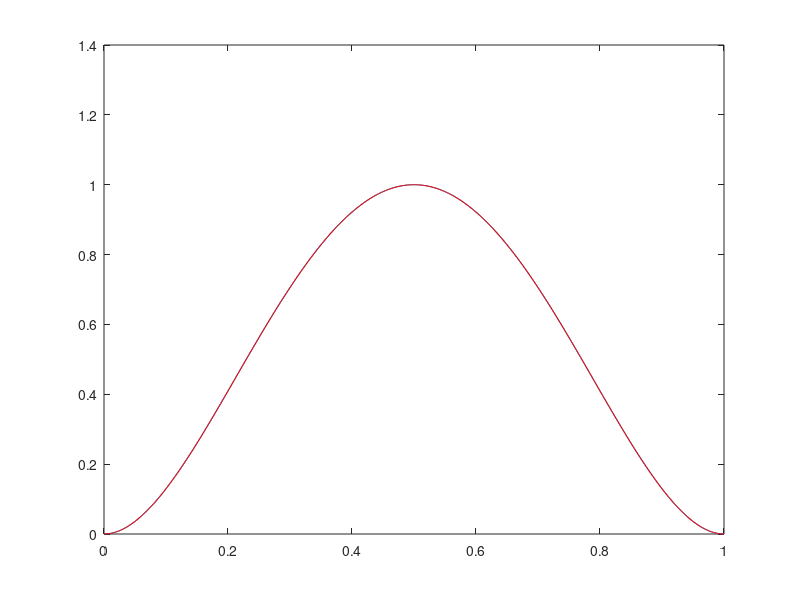

Write the MATLAB code that produced this figure. (Note: this script raises an error after producing the figure.)
N = 600; Lx = 1;
dx = Lx/(N + 1);
xx = 0:dx:1;
xinner = xx(2:end-1);
zero = zeros(1, N-3);

f = @(x) 16*(x-1).^2.*x.^2;
ftrpl = @(x) 16*(24*x-12);
fx = ftrpl(xinner)';

%TRp = dx^-3*toeplitz([0 -a' zeros(1, N-4)], [0 a' zeros(1,N-4)]);
TR = dx^-3*toeplitz([0 1 -1/2 zero], [0 -1 1/2 zero]) + diag(dx^-3*[-0.5 zero 0 0.5]);

u = TR\fx;
%u2 = TRp\fx;
u = [0; u; 0];
%u2 = [0; u2; 0]/max(u2);
plot(xx, u, xx, f(xx), 'r');
%plot(xx, u2); 

%% 
NS = 900:1200;
error = zeros(1,length(NS));
k = 0;
for n = NS
    k = k+1
    zero = zeros(1,n-3);
    TR = dx^-3*to
    eplitz([0 1 -1/2 zero], [0 -1 1/2 zero]) + diag(dx^-3*[-0.5 zero 0 0.5]);
    
    xx = linspace(0,1,n+2)';
    xinner = xx(2:end-1);
    fx = ftrpl(xinner);
    
    u = TR\fx;
    error(k) = norm(u - f(xinner))/sqrt(n+1);
end

N = 1./(NS + 1);
semilogy(N, k);